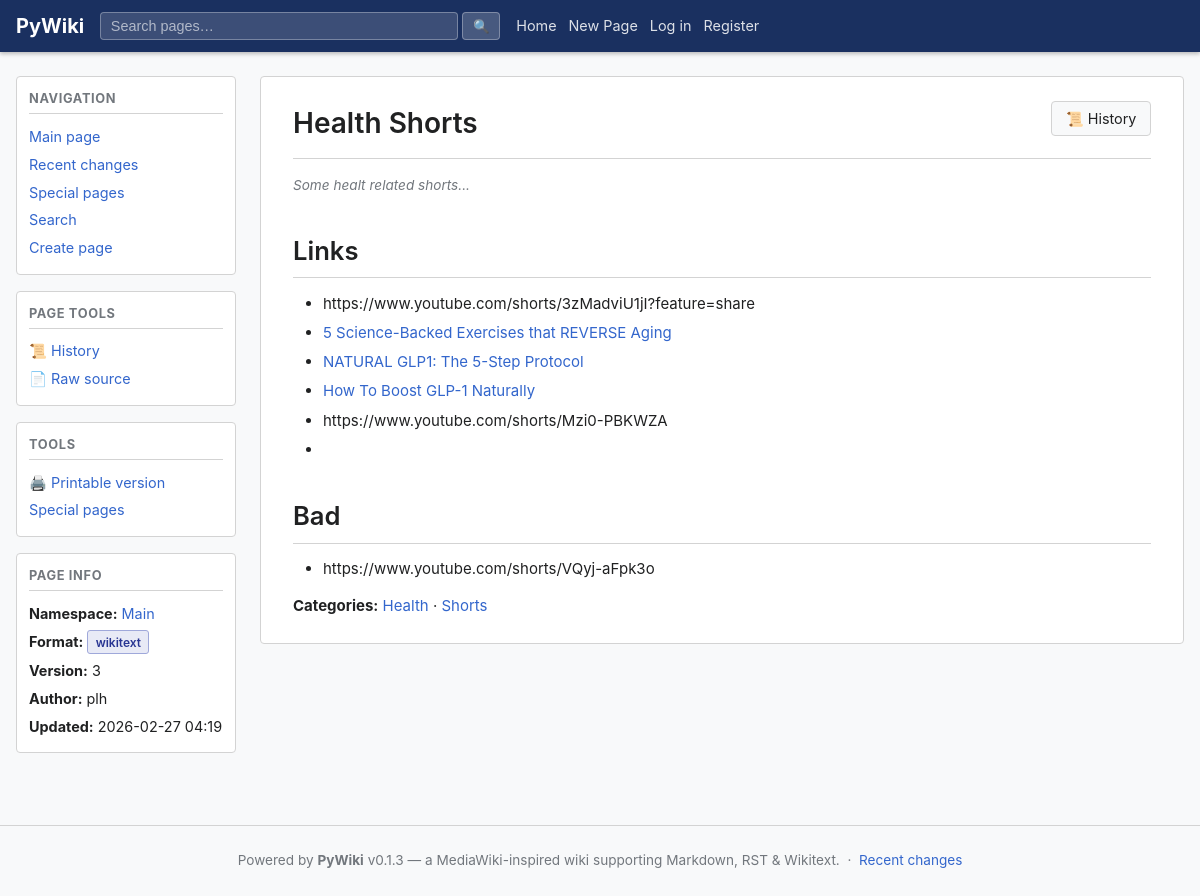
The page /wiki/Main/health-shorts on the database its author committed.
### app/models/models.py (models this page shows, shortened)
class Namespace(Base):
    __tablename__ = "namespaces"
    id:             Mapped[str]        = _uuid_col(primary_key=True)
    name:           Mapped[str]        = mapped_column(String(128), unique=True, nullable=False, index=True)
    description:    Mapped[str]        = mapped_column(Text, default="", nullable=False)
    default_format: Mapped[str]        = mapped_column(String(16), default="markdown", nullable=False)
    created_at:     Mapped[datetime]   = mapped_column(DateTime(timezone=True), default=_utcnow)
    pages: Mapped[list["Page"]] = relationship(back_populates="namespace", cascade="all, delete-orphan")

class PageVersion(Base):
    __tablename__ = "page_versions"
    __table_args__ = (
        UniqueConstraint("page_id", "version", name="uq_page_versions_page_ver"),
        Index("ix_page_versions_page_latest", "page_id", "version"),
    )
    id:         Mapped[str]        = _uuid_col(primary_key=True)
    page_id:    Mapped[str]        = mapped_column(String(36), ForeignKey("pages.id", ondelete="CASCADE"), nullable=False, index=True)
    version:    Mapped[int]        = mapped_column(Integer, nullable=False)
    content:    Mapped[str]        = mapped_column(Text, nullable=False, default="")
    format:     Mapped[str]        = mapped_column(String(16), nullable=False, default="markdown")
    rendered:   Mapped[str | None] = mapped_column(Text, nullable=True)
    author_id:  Mapped[str | None] = mapped_column(String(36), ForeignKey("users.id"), nullable=True)
    comment:    Mapped[str]        = mapped_column(String(512), default="", nullable=False)
    created_at: Mapped[datetime]   = mapped_column(DateTime(timezone=True), default=_utcnow)
    page:   Mapped["Page"]       = relationship(back_populates="versions")
    author: Mapped["User | None"] = relationship(back_populates="page_versions")

class User(Base):
    __tablename__ = "users"
    id:           Mapped[str]  = _uuid_col(primary_key=True)
    username:     Mapped[str]  = mapped_column(String(64),  unique=True, nullable=False, index=True)
    email:        Mapped[str]  = mapped_column(String(255), unique=True, nullable=False, index=True)
    display_name: Mapped[str]  = mapped_column(String(128), nullable=False, default="")
    password_hash:Mapped[str]  = mapped_column(String(255), nullable=False)
    is_active:    Mapped[bool] = mapped_column(Boolean, default=True, nullable=False)
    is_admin:     Mapped[bool] = mapped_column(Boolean, default=False, nullable=False)
    created_at:   Mapped[datetime] = mapped_column(DateTime(timezone=True), default=_utcnow)
    updated_at:   Mapped[datetime] = mapped_column(DateTime(timezone=True), default=_utcnow, onupdate=_utcnow)
    page_versions: Mapped[list["PageVersion"]] = relationship(back_populates="author")
    attachments:   Mapped[list["Attachment"]]  = relationship(back_populates="uploaded_by_user")

class Page(Base):
    __tablename__ = "pages"
    __table_args__ = (
        UniqueConstraint("namespace_id", "slug", name="uq_pages_ns_slug"),
    )
    id:           Mapped[str]        = _uuid_col(primary_key=True)
    namespace_id: Mapped[str]        = mapped_column(String(36), ForeignKey("namespaces.id", ondelete="CASCADE"), nullable=False, index=True)
    title:        Mapped[str]        = mapped_column(String(512), nullable=False, index=True)
    slug:         Mapped[str]        = mapped_column(String(512), nullable=False, index=True)
    created_by:   Mapped[str | None] = mapped_column(String(36), ForeignKey("users.id"), nullable=True)
    created_at:   Mapped[datetime]   = mapped_column(DateTime(timezone=True), default=_utcnow)
    namespace:   Mapped["Namespace"]           = relationship(back_populates="pages")
    creator:     Mapped["User | None"]         = relationship(foreign_keys=[created_by])
    versions:    Mapped[list["PageVersion"]]   = relationship(
        back_populates="page",
        cascade="all, delete-orphan",
        order_by="PageVersion.version",
    )
    attachments: Mapped[list["Attachment"]]   = relationship(back_populates="page", cascade="all, delete-orphan")

### app/ui/views.py (the view)
@router.get("/wiki/{namespace_name}/{slug}", response_class=HTMLResponse)
async def view_page(
    request: Request,
    namespace_name: str,
    slug: str,
    version: Optional[int] = None,
    redirect: Optional[str] = None,
    redirected_from: Optional[str] = None,
    db: AsyncSession = Depends(get_db),
):
    user, new_token = await _current_user(request, db)
    settings = get_settings()
    try:
        page, ver = await page_svc.get_page(db, namespace_name, slug, version=version)
    except HTTPException as e:
        if e.status_code == 404:
            return templates.TemplateResponse(
                request,
                "page_not_found.html",
                _ctx(user, namespace_name=namespace_name, slug=slug),
                status_code=404,
            )
        raise
    if redirect != "no" and version is None:
        target_title = parse_redirect(ver.content)
        if target_title:
            from app.services.renderer import _slugify as _rslugify
            target_slug = _rslugify(target_title)
            url = f"/wiki/{namespace_name}/{target_slug}?redirected_from={slug}"
            resp = RedirectResponse(url=url, status_code=302)
            _apply_new_token(resp, new_token, settings.access_token_expire_minutes)
            return resp
    rendered = ver.rendered
    if not rendered or version is not None:
        rendered = render_markup(
            ver.content, ver.format,
            namespace=namespace_name,
            base_url=settings.base_url,
        )
        if version is None:
            ver.rendered = rendered
    categories = extract_categories(ver.content, ver.format)
    resp = templates.TemplateResponse(
        request,
        "page_view.html",
        _ctx(user,
             page=page,
             ver=ver,
             rendered=rendered,
             namespace_name=namespace_name,
             viewing_version=version,
             categories=categories,
             redirected_from=redirected_from),
    )
    _apply_new_token(resp, new_token, settings.access_token_expire_minutes)
    return resp

### app/templates/page_view.html (shortened to what this page needs)
{% extends "base.html" %}
{% block sidebar_extra %}
<div class="sidebar-section">
  <h3>Page tools</h3>
  <ul>
    <li><a href="/wiki/{{ namespace_name }}/{{ page.slug }}/history">📜 History</a></li>
    <li><a href="/api/v1/namespaces/{{ namespace_name }}/pages/{{ page.slug }}/raw">📄 Raw source</a></li>
  </ul>
</div>
<div class="sidebar-section">
  <h3>Tools</h3>
  <ul>
    <li><a href="/wiki/{{ namespace_name }}/{{ page.slug }}/print">🖨️ Printable version</a></li>
    <li><a href="/special">Special pages</a></li>
  </ul>
</div>
<div class="sidebar-section">
  <h3>Page info</h3>
  <ul>
    <li><strong>Namespace:</strong> <a href="/wiki/{{ namespace_name }}">{{ namespace_name }}</a></li>
    <li><strong>Format:</strong> <span class="badge badge-{{ ver.format }}">{{ ver.format }}</span></li>
    <li><strong>Version:</strong> {{ ver.version }}</li>
    <li><strong>Author:</strong> {{ ver.author.username if ver.author else '—' }}</li>
    <li><strong>Updated:</strong> {{ ver.created_at.strftime('%Y-%m-%d %H:%M') }}</li>
  </ul>
</div>
{% endblock %}
{% block content %}
<div class="page-header">
  <h1>{{ page.title }}</h1>
  <div class="page-actions">
    <a class="btn" href="/wiki/{{ namespace_name }}/{{ page.slug }}/history">📜 History</a>
  </div>
</div>
{% if ver.comment %}
<p class="edit-comment muted"><em>{{ ver.comment }}</em></p>
{% endif %}
<div class="wiki-content">
  {{ rendered | safe }}
</div>
{% endblock %}

### app/static/css/wiki.css (style rules this page uses)
:root { --bg: #ffffff; --bg-alt: #f8f9fa; --border: #d3d3d3; --text: #202122; --muted: #72777d; --accent: #3366cc; --accent-hov: #2a4f9a; --danger: #cc3333; --success: #228822; --warn: #f5a623; --nav-bg: #1a3060; --nav-text: #ffffff; --sidebar-w: 220px; --max-w: 1200px; }
*, *::before, *::after { box-sizing: border-box; margin: 0; padding: 0; }
body { font-family: -apple-system, BlinkMacSystemFont, "Segoe UI", Roboto, sans-serif; font-size: 15px; line-height: 1.6; color: var(--text); background: var(--bg-alt); }
a { color: var(--accent); text-decoration: none; }
.sidebar-section { background: var(--bg); border: 1px solid var(--border); border-radius: 4px; padding: 0.75rem; margin-bottom: 1rem; }
.sidebar-section h3 { font-size: 0.8rem; text-transform: uppercase; letter-spacing: .05em; color: var(--muted); margin-bottom: 0.5rem; border-bottom: 1px solid var(--border); padding-bottom: 0.25rem; }
.sidebar-section ul { list-style: none; }
.sidebar-section li { padding: 0.15rem 0; font-size: 0.9rem; }
.page-header { display: flex; align-items: flex-start; justify-content: space-between; flex-wrap: wrap; gap: 0.5rem; margin-bottom: 1rem; padding-bottom: 0.75rem; border-bottom: 1px solid var(--border); }
.page-header h1 { font-size: 1.75rem; font-weight: 600; }
.page-actions { display: flex; gap: 0.5rem; align-items: center; flex-wrap: wrap; }
.btn { display: inline-block; padding: 0.35rem 0.85rem; border: 1px solid var(--border); border-radius: 4px; background: var(--bg-alt); color: var(--text); font-size: 0.9rem; cursor: pointer; text-decoration: none; line-height: 1.5; }
.badge { display: inline-block; padding: 0.1rem 0.45rem; border-radius: 3px; font-size: 0.75rem; font-weight: 600; background: var(--bg-alt); border: 1px solid var(--border); color: var(--muted); }
.badge-wikitext { background: #e8eaf6; border-color: #9fa8da; color: #283593; }
.category-link { color: var(--accent); }
.wiki-content { line-height: 1.7; }
.wiki-content h1, .wiki-content h2, .wiki-content h3, .wiki-content h4, .wiki-content h5, .wiki-content h6 { margin: 1.25em 0 0.5em; font-weight: 600; }
.wiki-content h1 { font-size: 1.6rem; border-bottom: 1px solid var(--border); padding-bottom: 0.3rem; }
.wiki-content ul, .wiki-content ol { margin: 0.75em 0 0.75em 2em; }
.wiki-content li { margin: 0.25em 0; }
.edit-comment { font-size: 0.85rem; margin-bottom: 1rem; }
.muted { color: var(--muted); }

### rows shown on the page
Namespace: name "Main"
PageVersion: format "wikitext", version "3", created_at "2026-02-27 04:19", comment "Some healt related shorts...", rendered "Links https://www.youtube.com/shorts/3zMadviU1jI?feature=share 5 Science-Backed Exercises that REVERSE Aging NATURAL GLP1: The 5-Step Protocol How To Boost GLP-1 Naturally https://www.youtube.com/shorts/Mzi0-PBKWZA Bad https://www.youtube.com/shorts/VQyj-aFpk3o Categories: Health · Shorts"
User: author "plh"
Page: title "Health Shorts"

### other values the page prints
{{ site_name }} "PyWiki"
{{ app_version }} "0.1.3"
